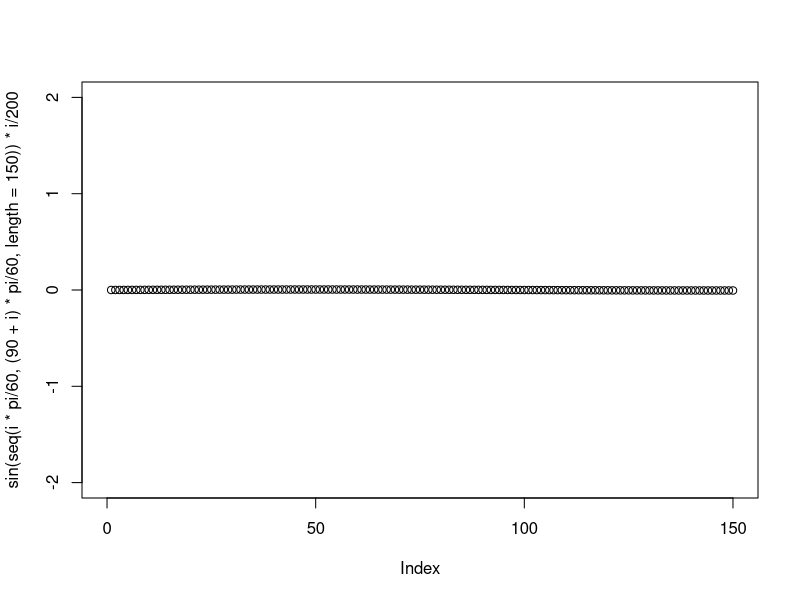
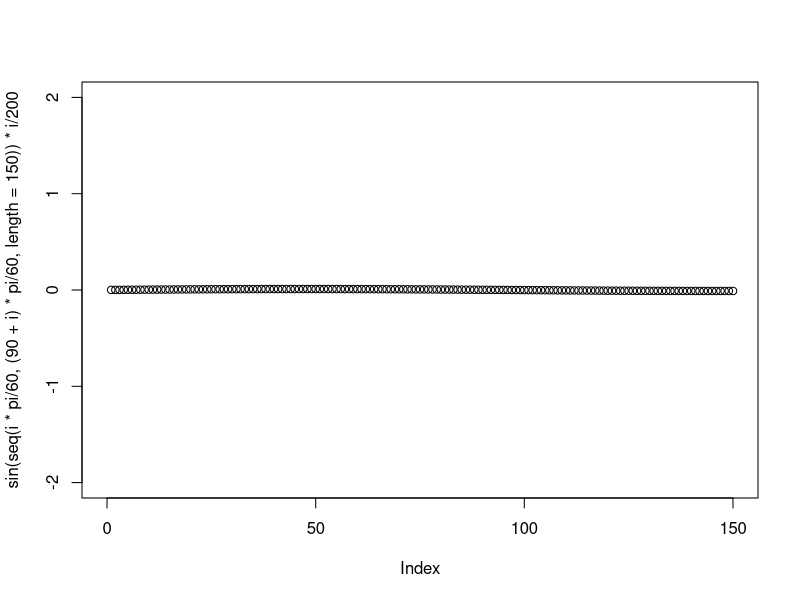
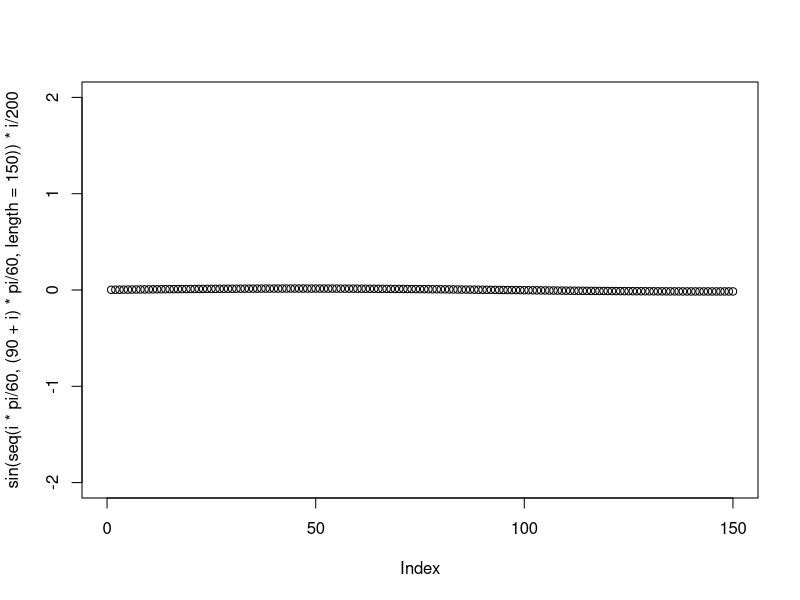
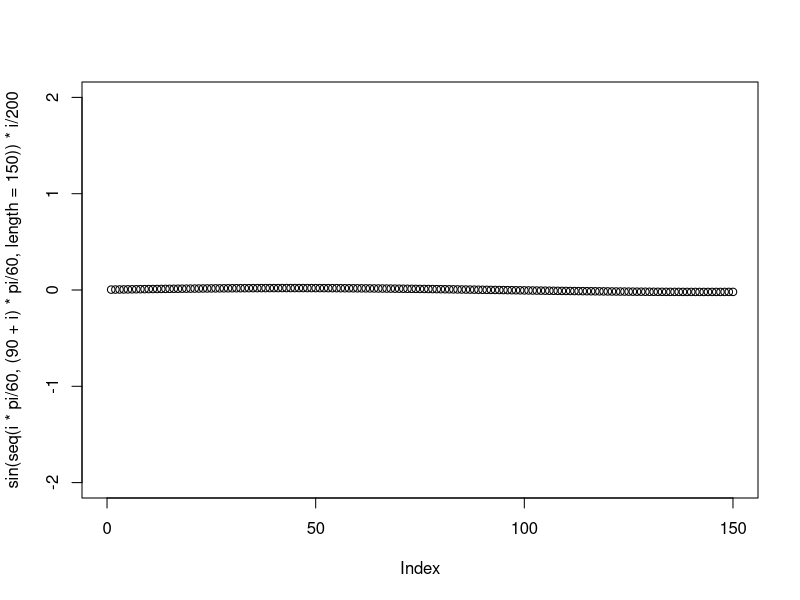
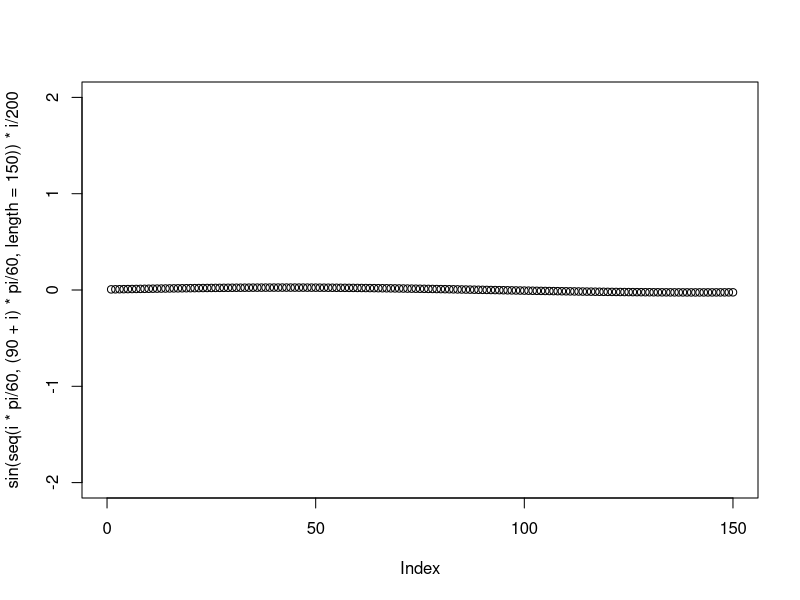
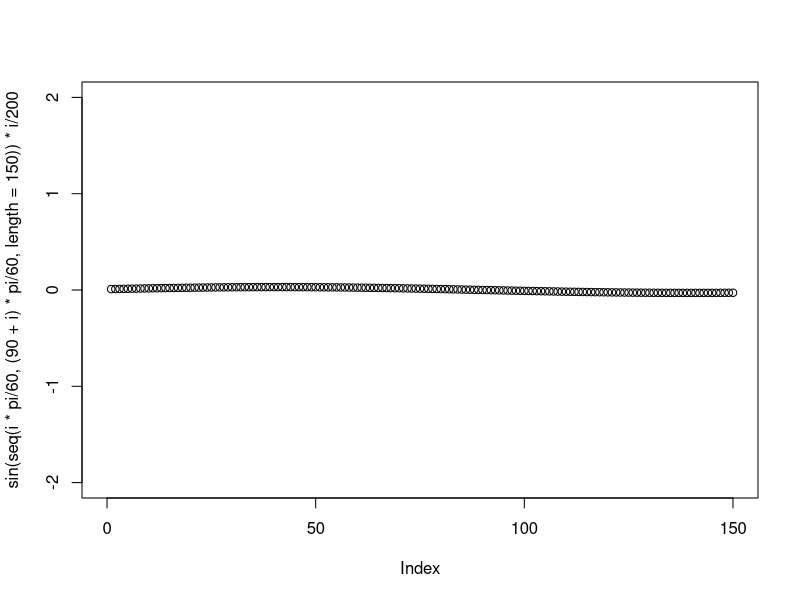
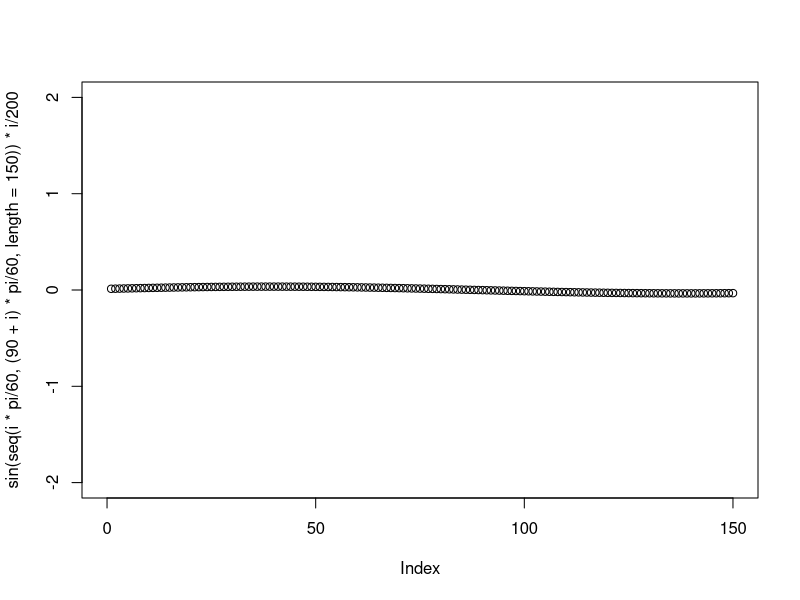
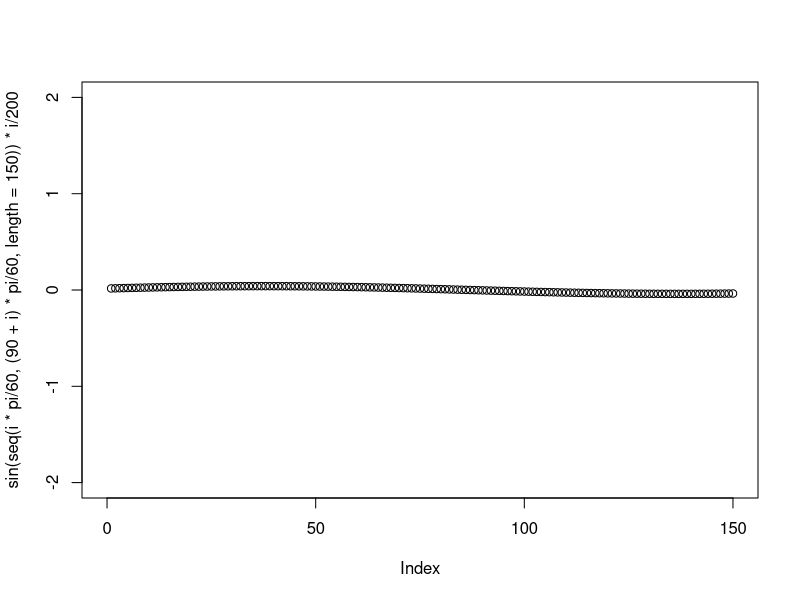

Recreate these plots in R, in order.
for(i in c(1:360))
 {
 # plot.window(xlim=c(-150,150),ylim=c(-2,2))
  plot(sin(seq(i*pi/60,(90+i)*pi/60,length=150))*i/200,xlim=c(0,150),ylim=c(-2,2)) 
 # plot.window(xlim=c(0,150),ylim=c(-2,2))
  #Sys.sleep(0.1*i/200)
  Sys.sleep(0.06)
 } 
